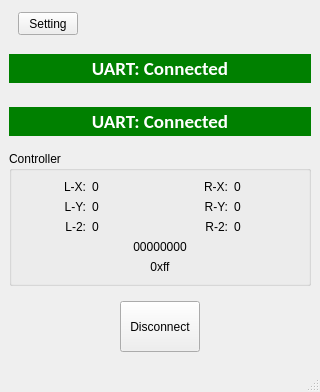
<?xml version="1.0" encoding="UTF-8"?>
<ui version="4.0">
 <class>MainWindow</class>
 <widget class="QMainWindow" name="MainWindow">
  <property name="geometry">
   <rect>
    <x>0</x>
    <y>0</y>
    <width>320</width>
    <height>392</height>
   </rect>
  </property>
  <property name="sizePolicy">
   <sizepolicy hsizetype="Fixed" vsizetype="Preferred">
    <horstretch>0</horstretch>
    <verstretch>0</verstretch>
   </sizepolicy>
  </property>
  <property name="minimumSize">
   <size>
    <width>260</width>
    <height>240</height>
   </size>
  </property>
  <property name="maximumSize">
   <size>
    <width>320</width>
    <height>16777215</height>
   </size>
  </property>
  <property name="windowTitle">
   <string>MainWindow</string>
  </property>
  <widget class="QWidget" name="centralwidget">
   <property name="sizePolicy">
    <sizepolicy hsizetype="Preferred" vsizetype="Preferred">
     <horstretch>0</horstretch>
     <verstretch>0</verstretch>
    </sizepolicy>
   </property>
   <property name="focusPolicy">
    <enum>Qt::StrongFocus</enum>
   </property>
   <layout class="QVBoxLayout" name="verticalLayout">
    <property name="sizeConstraint">
     <enum>QLayout::SetDefaultConstraint</enum>
    </property>
    <item>
     <widget class="QWidget" name="widget_2" native="true">
      <property name="sizePolicy">
       <sizepolicy hsizetype="Preferred" vsizetype="Fixed">
        <horstretch>0</horstretch>
        <verstretch>0</verstretch>
       </sizepolicy>
      </property>
      <property name="minimumSize">
       <size>
        <width>0</width>
        <height>30</height>
       </size>
      </property>
      <layout class="QHBoxLayout" name="horizontalLayout_2">
       <property name="topMargin">
        <number>0</number>
       </property>
       <property name="bottomMargin">
        <number>0</number>
       </property>
       <item>
        <widget class="QPushButton" name="setting_btn">
         <property name="sizePolicy">
          <sizepolicy hsizetype="Preferred" vsizetype="Minimum">
           <horstretch>0</horstretch>
           <verstretch>0</verstretch>
          </sizepolicy>
         </property>
         <property name="minimumSize">
          <size>
           <width>31</width>
           <height>15</height>
          </size>
         </property>
         <property name="maximumSize">
          <size>
           <width>60</width>
           <height>23</height>
          </size>
         </property>
         <property name="text">
          <string>Setting</string>
         </property>
         <property name="icon">
          <iconset theme="zoom-in">
           <normaloff>.</normaloff>.</iconset>
         </property>
         <property name="iconSize">
          <size>
           <width>25</width>
           <height>25</height>
          </size>
         </property>
        </widget>
       </item>
       <item>
        <spacer name="horizontalSpacer">
         <property name="orientation">
          <enum>Qt::Horizontal</enum>
         </property>
         <property name="sizeHint" stdset="0">
          <size>
           <width>40</width>
           <height>20</height>
          </size>
         </property>
        </spacer>
       </item>
      </layout>
     </widget>
    </item>
    <item>
     <widget class="QWidget" name="widget" native="true">
      <property name="sizePolicy">
       <sizepolicy hsizetype="Preferred" vsizetype="Fixed">
        <horstretch>0</horstretch>
        <verstretch>0</verstretch>
       </sizepolicy>
      </property>
      <property name="minimumSize">
       <size>
        <width>0</width>
        <height>47</height>
       </size>
      </property>
      <property name="maximumSize">
       <size>
        <width>16777215</width>
        <height>47</height>
       </size>
      </property>
      <layout class="QHBoxLayout" name="horizontalLayout">
       <property name="leftMargin">
        <number>0</number>
       </property>
       <property name="rightMargin">
        <number>0</number>
       </property>
       <item>
        <widget class="QLabel" name="uart_connection_status">
         <property name="sizePolicy">
          <sizepolicy hsizetype="Preferred" vsizetype="Fixed">
           <horstretch>0</horstretch>
           <verstretch>0</verstretch>
          </sizepolicy>
         </property>
         <property name="minimumSize">
          <size>
           <width>0</width>
           <height>29</height>
          </size>
         </property>
         <property name="maximumSize">
          <size>
           <width>2000</width>
           <height>29</height>
          </size>
         </property>
         <property name="font">
          <font>
           <family>Calibri</family>
           <pointsize>14</pointsize>
           <bold>true</bold>
          </font>
         </property>
         <property name="cursor">
          <cursorShape>PointingHandCursor</cursorShape>
         </property>
         <property name="autoFillBackground">
          <bool>false</bool>
         </property>
         <property name="styleSheet">
          <string notr="true">background-color: green; color: white;</string>
         </property>
         <property name="text">
          <string>UART: Connected</string>
         </property>
         <property name="scaledContents">
          <bool>false</bool>
         </property>
         <property name="alignment">
          <set>Qt::AlignCenter</set>
         </property>
         <property name="margin">
          <number>3</number>
         </property>
         <property name="indent">
          <number>-1</number>
         </property>
        </widget>
       </item>
      </layout>
     </widget>
    </item>
    <item>
     <widget class="QWidget" name="widget_4" native="true">
      <property name="sizePolicy">
       <sizepolicy hsizetype="Preferred" vsizetype="Fixed">
        <horstretch>0</horstretch>
        <verstretch>0</verstretch>
       </sizepolicy>
      </property>
      <layout class="QHBoxLayout" name="horizontalLayout_4">
       <property name="leftMargin">
        <number>0</number>
       </property>
       <property name="rightMargin">
        <number>0</number>
       </property>
       <item>
        <widget class="QLabel" name="controller_connection_status">
         <property name="sizePolicy">
          <sizepolicy hsizetype="Preferred" vsizetype="Fixed">
           <horstretch>0</horstretch>
           <verstretch>0</verstretch>
          </sizepolicy>
         </property>
         <property name="minimumSize">
          <size>
           <width>0</width>
           <height>29</height>
          </size>
         </property>
         <property name="maximumSize">
          <size>
           <width>2000</width>
           <height>29</height>
          </size>
         </property>
         <property name="font">
          <font>
           <family>Calibri</family>
           <pointsize>14</pointsize>
           <bold>true</bold>
          </font>
         </property>
         <property name="cursor">
          <cursorShape>PointingHandCursor</cursorShape>
         </property>
         <property name="autoFillBackground">
          <bool>false</bool>
         </property>
         <property name="styleSheet">
          <string notr="true">background-color: green; color: white;</string>
         </property>
         <property name="text">
          <string>UART: Connected</string>
         </property>
         <property name="scaledContents">
          <bool>false</bool>
         </property>
         <property name="alignment">
          <set>Qt::AlignCenter</set>
         </property>
         <property name="margin">
          <number>3</number>
         </property>
         <property name="indent">
          <number>-1</number>
         </property>
        </widget>
       </item>
      </layout>
     </widget>
    </item>
    <item>
     <widget class="QGroupBox" name="groupBox">
      <property name="minimumSize">
       <size>
        <width>0</width>
        <height>100</height>
       </size>
      </property>
      <property name="title">
       <string>Controller</string>
      </property>
      <layout class="QGridLayout" name="gridLayout">
       <item row="0" column="1">
        <widget class="QLabel" name="joy_lx_label">
         <property name="text">
          <string>0</string>
         </property>
        </widget>
       </item>
       <item row="1" column="2">
        <widget class="QLabel" name="joy_ry_label1">
         <property name="text">
          <string>R-Y:</string>
         </property>
         <property name="alignment">
          <set>Qt::AlignRight|Qt::AlignTrailing|Qt::AlignVCenter</set>
         </property>
        </widget>
       </item>
       <item row="2" column="2">
        <widget class="QLabel" name="label_2">
         <property name="text">
          <string>R-2:</string>
         </property>
         <property name="alignment">
          <set>Qt::AlignRight|Qt::AlignTrailing|Qt::AlignVCenter</set>
         </property>
        </widget>
       </item>
       <item row="2" column="3">
        <widget class="QLabel" name="trigger_r2_label">
         <property name="text">
          <string>0</string>
         </property>
        </widget>
       </item>
       <item row="0" column="3">
        <widget class="QLabel" name="joy_rx_label">
         <property name="text">
          <string>0</string>
         </property>
        </widget>
       </item>
       <item row="0" column="0">
        <widget class="QLabel" name="joy_lx_label1">
         <property name="text">
          <string>L-X:</string>
         </property>
         <property name="alignment">
          <set>Qt::AlignRight|Qt::AlignTrailing|Qt::AlignVCenter</set>
         </property>
        </widget>
       </item>
       <item row="0" column="2">
        <widget class="QLabel" name="joy_ly_label1">
         <property name="text">
          <string>R-X:</string>
         </property>
         <property name="alignment">
          <set>Qt::AlignRight|Qt::AlignTrailing|Qt::AlignVCenter</set>
         </property>
        </widget>
       </item>
       <item row="2" column="0">
        <widget class="QLabel" name="label">
         <property name="text">
          <string>L-2:</string>
         </property>
         <property name="alignment">
          <set>Qt::AlignRight|Qt::AlignTrailing|Qt::AlignVCenter</set>
         </property>
        </widget>
       </item>
       <item row="1" column="3">
        <widget class="QLabel" name="joy_ry_label">
         <property name="text">
          <string>0</string>
         </property>
        </widget>
       </item>
       <item row="2" column="1">
        <widget class="QLabel" name="trigger_l2_label">
         <property name="text">
          <string>0</string>
         </property>
        </widget>
       </item>
       <item row="1" column="1">
        <widget class="QLabel" name="joy_ly_label">
         <property name="text">
          <string>0</string>
         </property>
        </widget>
       </item>
       <item row="1" column="0">
        <widget class="QLabel" name="joy_rx_label1">
         <property name="text">
          <string>L-Y:</string>
         </property>
         <property name="alignment">
          <set>Qt::AlignRight|Qt::AlignTrailing|Qt::AlignVCenter</set>
         </property>
        </widget>
       </item>
       <item row="3" column="0" colspan="4">
        <widget class="QLabel" name="button_state_label">
         <property name="text">
          <string>00000000</string>
         </property>
         <property name="alignment">
          <set>Qt::AlignCenter</set>
         </property>
        </widget>
       </item>
       <item row="4" column="0" colspan="4">
        <widget class="QLabel" name="raw_data_label">
         <property name="text">
          <string>0xff</string>
         </property>
         <property name="alignment">
          <set>Qt::AlignCenter</set>
         </property>
        </widget>
       </item>
      </layout>
     </widget>
    </item>
    <item>
     <widget class="QWidget" name="widget_3" native="true">
      <property name="minimumSize">
       <size>
        <width>0</width>
        <height>60</height>
       </size>
      </property>
      <property name="maximumSize">
       <size>
        <width>16777215</width>
        <height>78</height>
       </size>
      </property>
      <layout class="QHBoxLayout" name="horizontalLayout_3">
       <item>
        <widget class="QPushButton" name="connect_btn">
         <property name="sizePolicy">
          <sizepolicy hsizetype="Fixed" vsizetype="Expanding">
           <horstretch>0</horstretch>
           <verstretch>0</verstretch>
          </sizepolicy>
         </property>
         <property name="text">
          <string>Disconnect</string>
         </property>
        </widget>
       </item>
      </layout>
     </widget>
    </item>
   </layout>
  </widget>
  <widget class="QMenuBar" name="menubar">
   <property name="geometry">
    <rect>
     <x>0</x>
     <y>0</y>
     <width>320</width>
     <height>21</height>
    </rect>
   </property>
  </widget>
  <widget class="QStatusBar" name="statusbar"/>
 </widget>
 <resources>
  <include location="resource.qrc"/>
 </resources>
 <connections/>
</ui>
